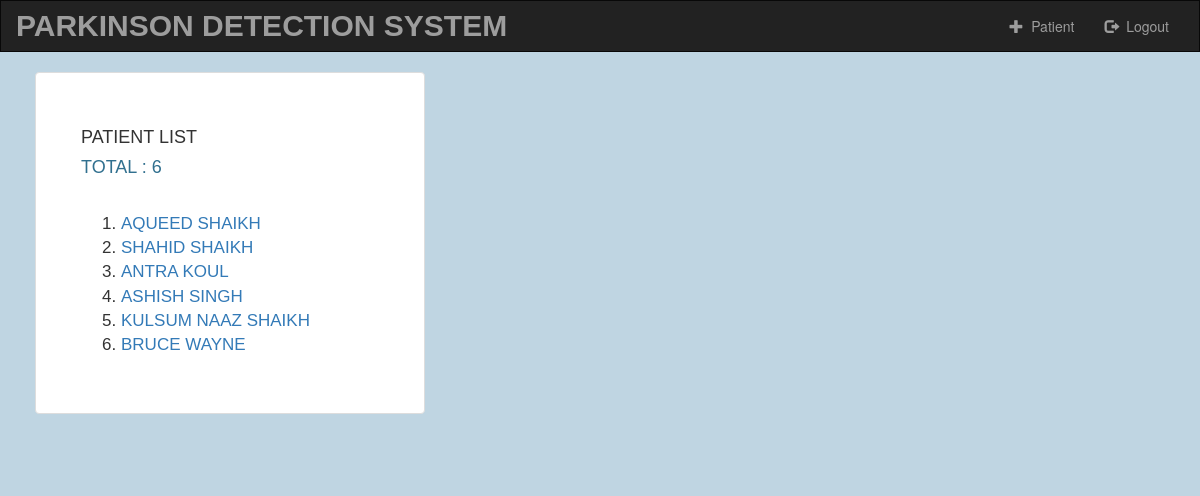
/account/patient-list/, run on the app's committed database.
### account/models.py (models this page shows, shortened)
class PatientProfileModel(models.Model):
    name = models.CharField(max_length=100, error_messages={'required': 'Please Enter your name'}, default='')
    age = models.IntegerField(blank=True, default=0)
    gender = models.CharField(max_length=10, default='Male')
    smoker = models.CharField(max_length=10, default='No')
    height = models.CharField(max_length=20, default='0', help_text='5 ft. 6 in.')
    weight = models.IntegerField(error_messages={'required': 'Please Enter a numeric value'}, default=0, help_text='kg.')
    blood_pressure = models.IntegerField(error_messages={'required': 'Please Enter a numeric value'}, default=0)
    state = models.CharField(max_length=20, default='')
    city = models.CharField(max_length=20, default='')

### account/views.py (the view)
# urls.py: path('patient-list/', views.patient_list, name='patient_list'),
def patient_list(request):
    patients = PatientProfileModel.objects.all()
    return render(request, 'account/patient_list.html',
                  {'count': PatientProfileModel.objects.count(),
                   'patients': patients})

### account/templates/account/patient_list.html (shortened to what this page needs)
<!DOCTYPE html>
<html lang="en">
<head>
  {% load static %}
  <link rel="stylesheet" href="https://maxcdn.bootstrapcdn.com/bootstrap/3.3.6/css/bootstrap.min.css">
  <link rel="stylesheet" type="text/css" href="{% static 'account/style.css' %}"/>
</head>
<body>
<nav class="navbar navbar-inverse">
  <div class="container-fluid">
    <div class="navbar-header">
      <a class="navbar-brand" href="{% url 'index' %}">Parkinson Detection System</a>
    </div>
    <div class="collapse navbar-collapse" id="topNavBar">
      <ul class="nav navbar-nav navbar-right">
        <li>
          <a href="{% url 'account:register_patient' %}">
            <span class="glyphicon glyphicon-plus" aria-hidden="true"></span>&nbsp; Patient
          </a>
        </li>
        <li>
          <a href="{% url 'account:logout_user' %}">
            <span class="glyphicon glyphicon-log-out" aria-hidden="true"></span>&nbsp; Logout
          </a>
        </li>
      </ul>
    </div>
  </div>
</nav>
<div class="container">
	<form class="form-group" role="form" action="" method="post">
	  <div class="row justify-content-md-center align-items-md-center">
        <div class="container">
          <div class="row justify-content-md-center">
            <div id="register" class="thumbnail col-md-4">
              <h4 class="text-sm-center">Patient List</h4>
              <h4 class="text-sm-center text-info">Total : {{ count }}</h4><br>
              <ol>
                {% for patient in patients %}
                <li>
                    <a  class="link-text" href="{% url 'account:patient_details' patient.id %}">{{ patient.name }}</a>
                </li>
                {% endfor %}
              </ol>
            </div>
          </div>
        </div>
	  </div>
	  </form>
	  <br>
	</div>
</body>
</html>

### account/static/account/style.css (style rules this page uses)
body { background-size: cover; background-repeat: no-repeat; background-color: #BFD5E2; }
.navbar { border-radius: 0; }
.navbar-brand { font-family: 'Verdana', sans-serif; text-transform: uppercase; font-weight: bold; font-size: 30px; }
#register.thumbnail { z-index: 10; margin-left: 2rem; margin-right: 2rem; padding: 4.5rem; font-family: 'Verdana', sans-serif; text-transform: uppercase; font-size: 17px; }

### data on the page
PatientProfileModel: name "AQUEED SHAIKH"
PatientProfileModel: name "SHAHID SHAIKH"
PatientProfileModel: name "ANTRA KOUL"
PatientProfileModel: name "ASHISH SINGH"
PatientProfileModel: name "KULSUM NAAZ SHAIKH"
PatientProfileModel: name "BRUCE WAYNE"

### other printed values
{{ count }} "6"
